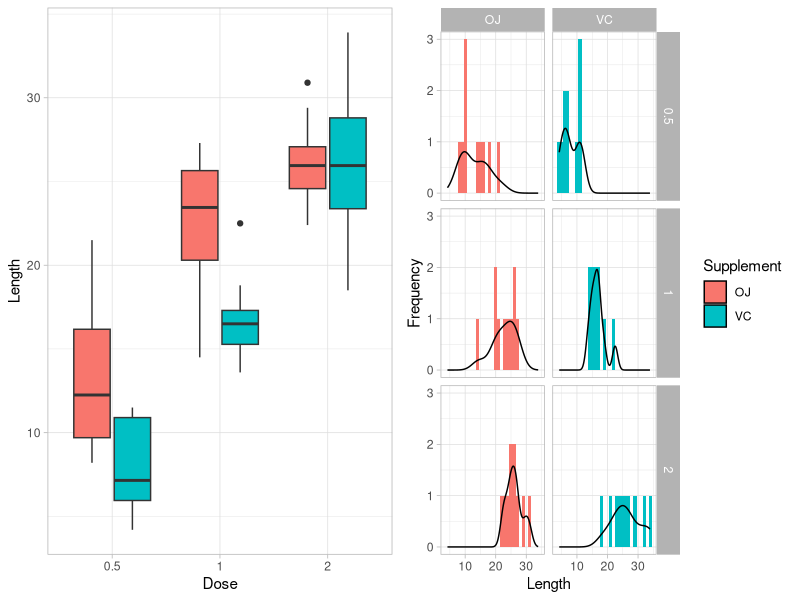

Write R code to recreate this figure.
## ---- chunk 1
knitr::opts_chunk$set(echo = TRUE, options(scipen=999))
## ---- chunk 2
library(ggplot2) #Plotting system
library(cowplot) #Panel for ggplot2
## ---- chunk 3
data("ToothGrowth")
str(ToothGrowth)
summary(ToothGrowth)
## ---- chunk 4
main <-ggplot(ToothGrowth, aes(x = factor(dose), y = len)) + 
    geom_boxplot(aes(fill = supp)) + 
    labs(x = 'Dose', y = 'Length', fill = 'Supplement') +
    theme_light() + theme(legend.position = 'none')

dist <- ggplot(ToothGrowth, aes(x = len, fill = supp)) + 
    geom_histogram(binwidth = 1) + geom_density(aes(y = ..count.., fill = NULL)) +
    facet_grid(vars(dose), vars(supp)) + 
    labs(x = 'Length', y = 'Frequency', fill = 'Supplement') +
    theme_light()

plot_grid(main, dist)
## ---- chunk 5
t_test <- t.test(len ~ supp, data = ToothGrowth)
## ---- chunk 6
t_test_dose <- function(dose1, dose2) {
    df <- subset(ToothGrowth, dose %in% c(dose1, dose2))
    return(t.test(len ~ dose, data = df))
}

dose0.5_vs_1 <- t_test_dose(0.5, 1)
dose1_vs_2 <- t_test_dose(1, 2)
dose0.5_vs_2 <- t_test_dose(0.5, 2)
